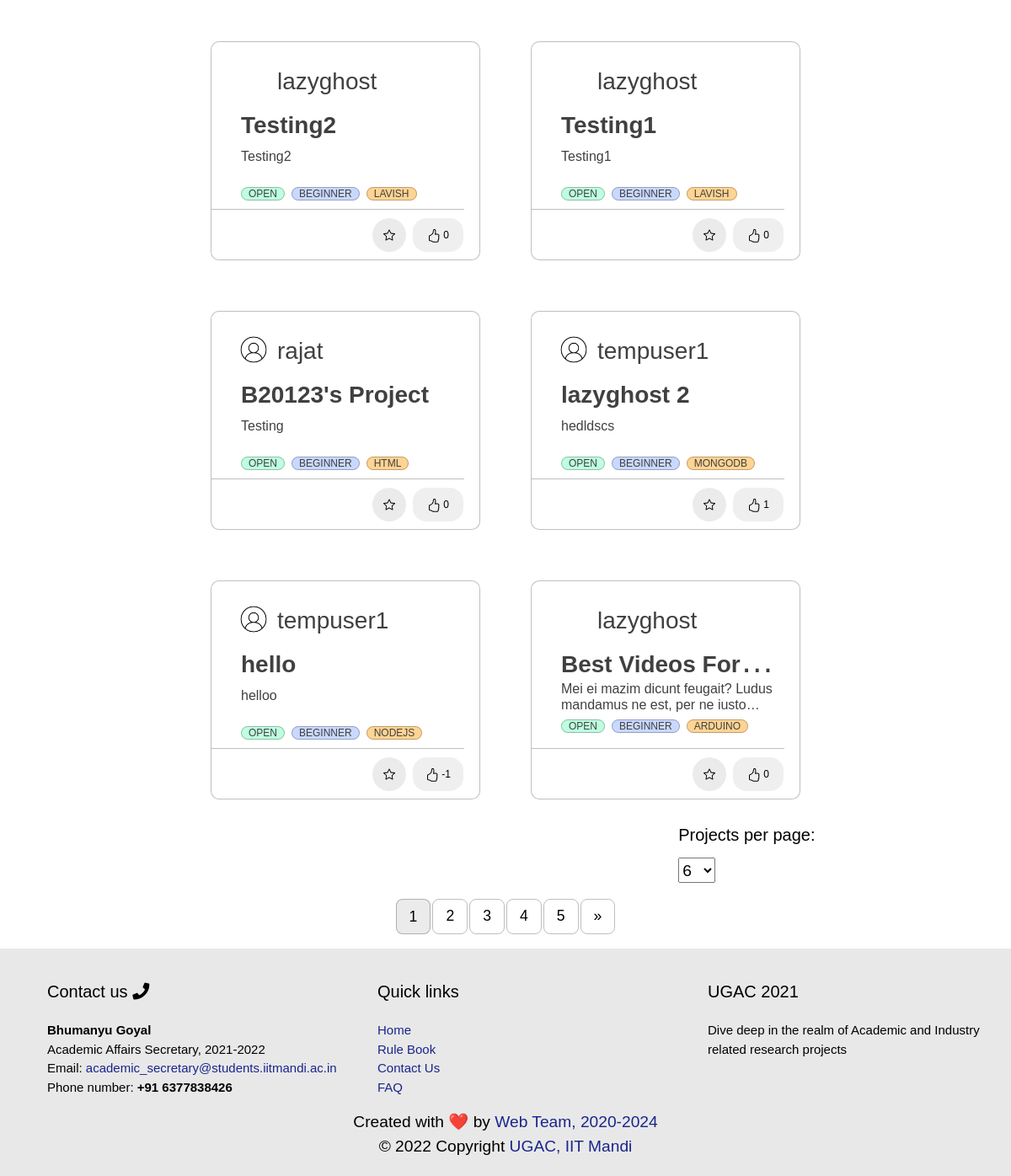
The app's page / (signed in, lower part), older data.
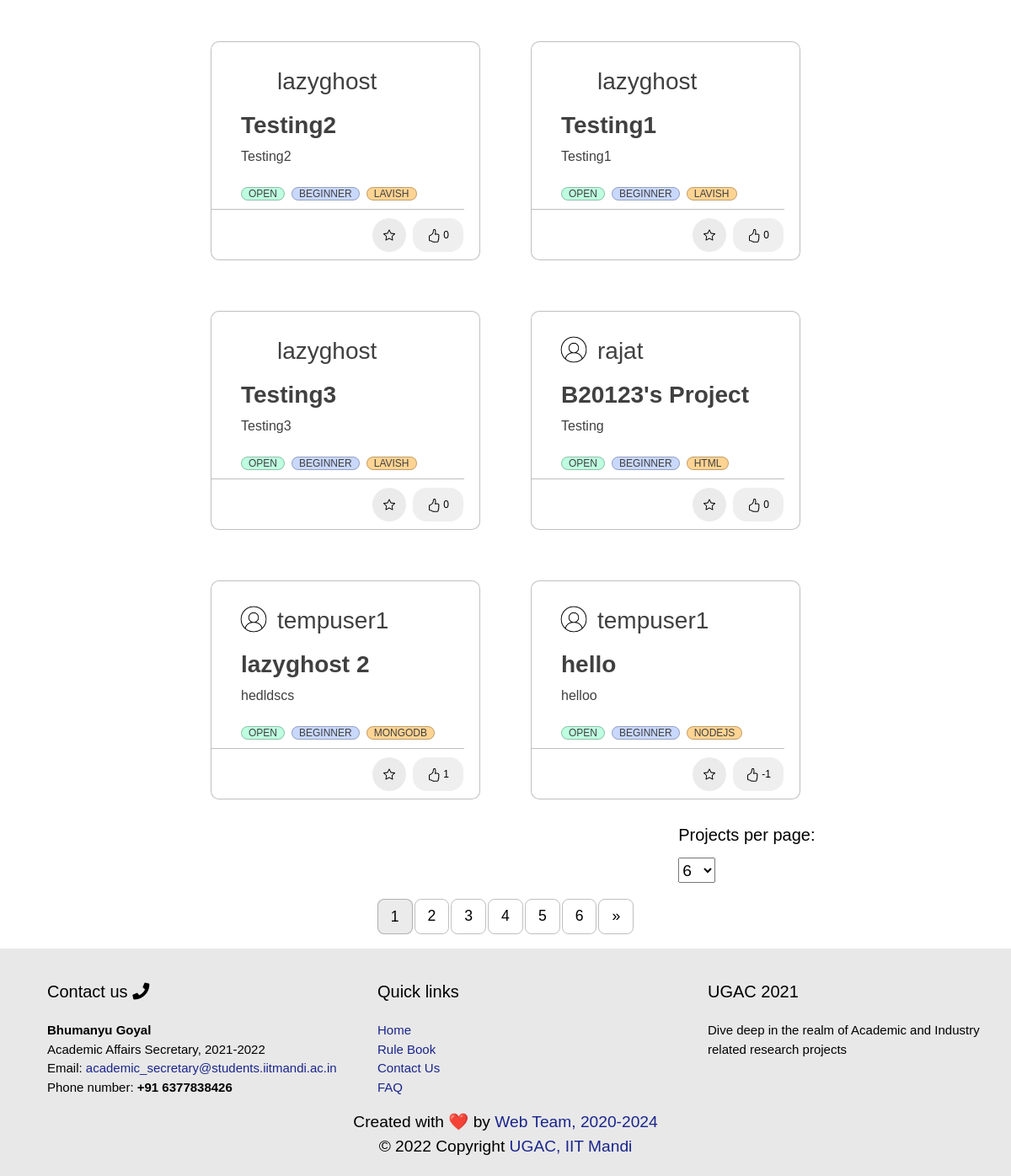
The same page, newer data.
### home/models.py (models this page shows, shortened)
class Project(models.Model):
    Title = models.CharField(max_length=100)
    Image = models.ImageField(default = 'images.jpeg', upload_to='project_pics', blank=True)
    Description = models.TextField()
    FloatedBy = models.ForeignKey(User, on_delete=models.CASCADE,related_name="FloatedBy")
    Mentors = models.ManyToManyField(User,related_name='Mentors')
    Status = models.CharField(max_length=10, choices=STATUS_CHOICES, default='Open')
    OpenedFor = models.CharField(max_length=300)
    Difficulty = models.CharField(max_length=15, choices=DIFFICULTY_CHOICES, default='Beginner')
    PreRequisite = models.TextField()
    Tags = models.ManyToManyField(Tag, related_name='Tags')
    Duration = models.CharField(max_length=30, choices=DURATION_CHOICES)
    DatePosted = models.DateTimeField(default = timezone.now)
    SelectionCriteria = models.TextField()
    Question = models.TextField()
    AlreadyApplied = models.ManyToManyField(User, related_name='AlreadyApplied', blank = True)
    Likes = models.IntegerField(default=0)

class Tag(models.Model):
    Title = models.CharField(max_length=20)
    def __str__(self):
        return f"{self.Title}"

### users/models.py (models this page shows, shortened)
class Profile(models.Model):
    user = models.OneToOneField(User, on_delete=models.CASCADE)
    image = models.ImageField(default = 'default.jpg', upload_to='profile_pics', blank=True)
    rollno = models.CharField(max_length=10)
    year = models.CharField(max_length=30, choices = YEAR_CHOICES)
    branch = models.CharField(max_length=30, choices = BRANCH_CHOICES)
    techskills = models.ManyToManyField(Tag, related_name='techskills')
    starred_projects = models.ManyToManyField(Project, related_name='starred_projects', blank = True)
    liked_projects = models.ManyToManyField(Project, related_name='liked_projects', blank = True)
    cv = models.FileField(upload_to='resumes',validators=[FileExtensionValidator(allowed_extensions=['pdf'])])
    linked_in_link = models.CharField(blank=True, max_length=100)
    portfolio_link = models.CharField(blank=True, max_length=100)
    github_link = models.CharField(blank=True, max_length=100)

### home/decorators.py (the view)
    def wrap(request, *args, **kwargs):
        if check_user_profile(request.user):
            messages.error(request, 'Please complete your profile first.')
            return redirect(f'/profile/edit')
        else:
            return function(request, *args, **kwargs)

### functions.py (called while the page is built)
def get_filtered_projects(request, all_projects):
    myFilter = ProjectFilter(request.GET,queryset=all_projects)
    filtered_projects= myFilter.qs
    return filtered_projects

def get_most_common_tags(size):
    projects = Project.objects.all()
    tags = []
    for project in projects:
        project_tags = project.Tags.all()
        for project_tag in project_tags:
            tags.append(project_tag)
    return [x for x in Counter(tags)][:size]

def get_paginated_projects(request, projects):
    page = request.GET.get('page', 1)
    number_of_projects = request.GET.get('limit')
    if(number_of_projects==None):
        number_of_projects=6
    paginator = Paginator(projects, number_of_projects)
    try:
        paginated_projects = paginator.page(page)
    except PageNotAnInteger:
        paginated_projects = paginator.page(1)
    except EmptyPage:
        paginated_projects = paginator.page(paginator.num_pages)
    return paginated_projects

### home/templates/home/main.html (shortened to what the changed rows need)
{% extends 'home/base.html' %}
{% load static %}
{% load crispy_forms_tags %}
{% block customStylesheets %}
<link rel="stylesheet" type="text/css" href="{% static 'home/main.css' %}">
{% endblock customStylesheets %}
{% block content %}
{% block mainContentBlock %}
<div class="project_cards">
    <br>
    {% block filterBlock %}
    <br>
    {% endblock filterBlock %}
    {% block allProjectsBlock %}
    <div class="" style="display: flex; flex-wrap: wrap;justify-content:center;" id="all-projects">
        {% for project in projects %}
            <div id="projectNumber{{ project.id }}">
                <div class = "blog-container">
                    <div class="blog-header" style="display: flex; flex-wrap: wrap;">
                        <div class="blog-author--no-cover" style="background:url('{{project.FloatedBy.profile.image.url}}');background-size: cover; border-radius: 50%; display: inline-block;height: 40px;margin-right: 0.5rem;background-position: center;top: 8px;width: 40px; top: 27px; left: 28px; margin-top: 5px; ">
                        </div>
                        <span style="flex: 1 0 45%; ">
                            <h3 style="margin-top: 10px; color:#858796;"><a href="{% url 'profile' project.FloatedBy.id %}">{{project.FloatedBy}}</a></h3>
                        </span>
                    </div>
                    <div class="blog-body">
                        <div class="blog-title demo-a">
                            <h1><a href="/project/?project_id={{project.id}}">{{ project.Title }}</a></h1>
                        </div>
                        <div class="blog-summary demo-2">
                            <p>{{project.Description}}</p>
                        </div>
                        <div class="blog-tags">
                        <br class="main-br">
                            <ul>
                                <li><a href="/?Status={{project.Status}}">{{project.Status}}</a></li>
                                <li><a href="/?Difficulty={{project.Difficulty}}">{{project.Difficulty}}</a></li>
                                {% for tag in project.Tags.all %}
                                    {% if forloop.counter <= 4 %}
                                        <li>
                                            <a href="/?Tags={{tag.id}}">{{ tag }}</a>
                                        </li>
                                    {% endif %}
                                {% endfor %}
                            </ul>
                        </div>
                    </div>
                    <hr class="main-page-hr" >
                    <div class="blog-footer">
                        <ul>
                            <li>
                                {% if project.id not in projects_id.4 %}
                                    <button class="btn btn-primary btn-circle btn-block task" style="margin-left: 700px;" task = "Star" project_id={{project.id}} page_number={{projects.number}}>
                                    </button>
                                {% endif %}
                            </li>
                            <li>
                                {% if project.id not in projects_id.1 %}
                                    <button type="button" class="task" style="margin-right: 1.2rem; width: 60px;height:40px; border: none;border-radius: 16px;" task = "Like" project_id={{project.id}} page_number={{projects.number}}>
                                    {{project.Likes}}
                                    </button>
                                {% endif %}
                            </li>
                        </ul>
                    </div>
                </div>
            </div>
        {% endfor %}
    </div>
    {% with request.get_full_path as querystring %}
        <br><br><br>
    {%endwith%}
    {% endblock allProjectsBlock %}
        {% block paginationBlock %}
            {% with request.get_full_path as querystring %}
                {% if projects.has_other_pages %}
                    <ul class="pagination">
                        {% for i in projects.paginator.page_range %}
                            {% if projects.number == i %}
                                <li class = "selected">{{ i }}</li>
                            {% else %}
                                {% if 'Status' in querystring  or 'Difficulty' in querystring or 'limit' in querystring%}
                                    {% if 'page' in querystring %}
                                        <li><a href="{{ querystring|slice:":-1 " }}{{ i }}">{{i}}</a></li>
                                    {% else %}
                                        <li><a href="{{ querystring }}&page={{ i }}">{{i}}</a></li>
                                    {% endif %}
                                {% else %}
                                    <li><a href="/?page={{ i }}">{{i}}</a></li>
                                {% endif %}
                            {% endif %}
                        {% endfor %}
                        {% if projects.has_next %}
                            {% if 'Status' in querystring  or 'Difficulty' in querystring or 'limit' in querystring%}
                                {% if 'page' in querystring %}
                                    <li><a href="{{ querystring|slice:":-1 " }}{{ projects.next_page_number }}">&raquo;</a></li>
                                {% else %}
                                    <li><a href="{{ querystring }}&page={{ projects.next_page_number }}">&raquo;</a></li>
                                {% endif %}
                            {% else %}
                                <li><a href="/?page={{ projects.next_page_number }}">&raquo;</a></li>
                            {% endif %}
                        {% endif %}
                    </ul>
                {% endif %}
            {% endwith %}
        {% endblock paginationBlock %}
    {% endblock mainContentBlock %}
    {% endblock content %}

Row changes from the older to the newer data that the page shows:
no longer on this page (row unchanged): Project: FloatedBy "lazyghost", Title "Best Videos…", Description "Mei ei mazim dicunt feugait? Ludus mandamus ne est, per ne…", Status "OPEN", Difficulty "BEGINNER", Likes "0"
no longer on this page (row unchanged): Tag: Title "ARDUINO", shown under "lazyghost"
added Project: FloatedBy "lazyghost", Title "Testing3", Description "Testing3", Status "OPEN", Difficulty "BEGINNER", Likes "0", Tag (Title "LAVISH")
Text that changed along with them:
new list line: "6"
